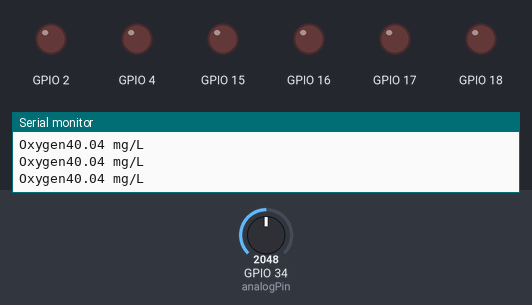
The sketch below on a simulated ESP32. Shown: output pins drawn as LEDs (lit = HIGH), the last lines printed to the serial monitor. The test bench sets the inputs (shaded band); at power-on: GPIO 34 (analogPin) = 2048.

Above: at 1.2 s.
1.3 s: GPIO 34 (analogPin) set to 1053
2.8 s: GPIO 34 (analogPin) set to 977
At 3.2 s:
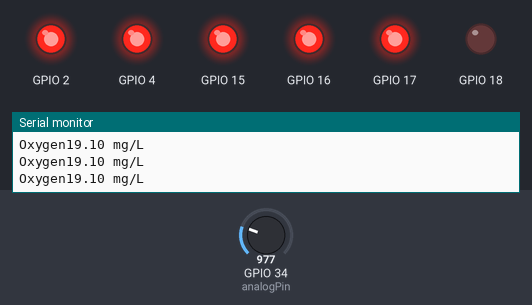
4.3 s: GPIO 34 (analogPin) set to 860
5.8 s: GPIO 34 (analogPin) set to 774
At 6.6 s:
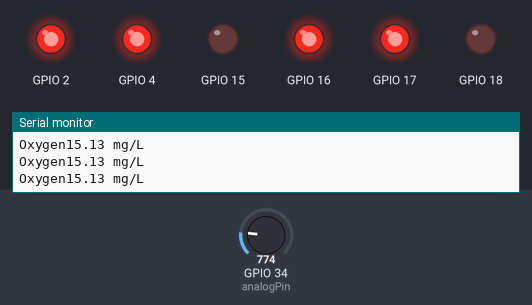
7.3 s: GPIO 34 (analogPin) set to 647
8.8 s: GPIO 34 (analogPin) set to 547
At 10.0 s:
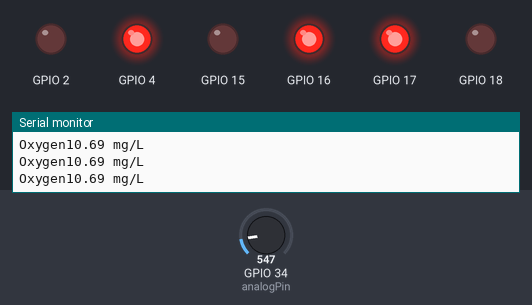
Timing chart, 0 to 11.3 s (numbered marks = the images above; inputs shaded):
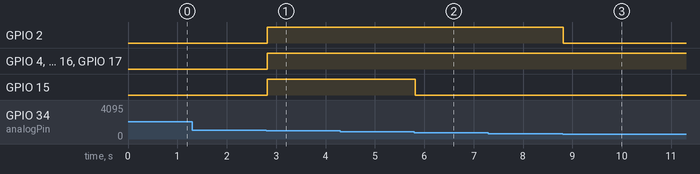

Measured:
- the behaviour switches between 1024 and 1023 on GPIO 34 (analogPin) (found by bisection; images 0 and 1)
- the behaviour switches between 819 and 818 on GPIO 34 (analogPin) (found by bisection; images 1 and 2)
- the behaviour switches between 614 and 613 on GPIO 34 (analogPin) (found by bisection; images 2 and 3)
- after the input at 2.8 s, GPIO 2, GPIO 4, GPIO 15–17: LOW → HIGH at once
- after the input at 5.8 s, GPIO 15: HIGH → LOW at once
- after the input at 8.8 s, GPIO 2: HIGH → LOW at once

The sketch:

esp32-jokes-api.ino
```cpp
int analogPin = 34;

float val = 0;

void setup() {
  Serial.begin(115200);
  Serial.println("Entering setup");
  pinMode(18, OUTPUT);
  pinMode(17, OUTPUT);
  pinMode(16, OUTPUT);
  pinMode(4, OUTPUT);
  pinMode(2, OUTPUT);
  pinMode(15, OUTPUT);
}

void loop() {
  val = analogRead(analogPin);
  val = val*20.0/1023.0;
  Serial.print("Oxygen");
  Serial.print(val);
  Serial.println(" mg/L");
  delay(10);

  if(val<=0)
  {
    digitalWrite(15, LOW);
    digitalWrite(2, LOW);
    digitalWrite(4, LOW);
    digitalWrite(16, LOW);
    digitalWrite(17, LOW);
  }
  else if(val<=4)
  {
    digitalWrite(15, LOW);
    digitalWrite(2, LOW);
    digitalWrite(4, LOW);
    digitalWrite(16, LOW);
    digitalWrite(17, HIGH);
  }
  else if(val<=5.5)
  {
    digitalWrite(15, LOW);
    digitalWrite(2, LOW);
    digitalWrite(4, LOW);
    digitalWrite(16, LOW);
    digitalWrite(17, HIGH);
    digitalWrite(18, HIGH);
  }

  else if(val<=8)
  {
    digitalWrite(15, LOW);
    digitalWrite(2, LOW);
    digitalWrite(4, LOW);
    digitalWrite(16, HIGH);
    digitalWrite(17, HIGH);
    digitalWrite(18, LOW);
  }
  else if(val<=12)
  {
    digitalWrite(15, LOW);
    digitalWrite(2, LOW);
    digitalWrite(4, HIGH);
    digitalWrite(16, HIGH);
    digitalWrite(17, HIGH);
    digitalWrite(18, LOW);
  }
  else if(val<=16)
  {
    digitalWrite(15, LOW);
    digitalWrite(2, HIGH);
    digitalWrite(4, HIGH);
    digitalWrite(16, HIGH);
    digitalWrite(17, HIGH);
    digitalWrite(18, LOW);
  }
  else if(val<=20)
  {
    digitalWrite(15, HIGH);
    digitalWrite(2, HIGH);
    digitalWrite(4, HIGH);
    digitalWrite(16, HIGH);
    digitalWrite(17, HIGH);
    digitalWrite(18, LOW);
  }

}
```
